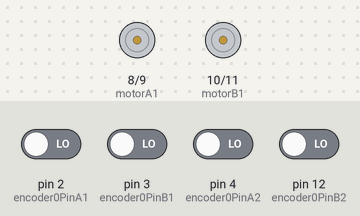
Bench run of a sketch on a simulated Arduino Uno, built with avr-gcc and run on an emulated ATmega328P. Parts: motor-driver pin pairs drawn as motors (green arrow = first pin HIGH = forward, orange = second pin HIGH = backward, longer = more drive, scaled by the enable pin). The inputs (shaded band) are chosen by the test bench; at power-on: pin 2 (encoder0PinA1), pin 3 (encoder0PinB1), pin 4 (encoder0PinA2), pin 12 (encoder0PinB2) LOW. The ROS host is connected and sends only what is stated.

Above: at 1.2 s.
1.3 s: pin 2 (encoder0PinA1) driven HIGH
At 2.6 s:
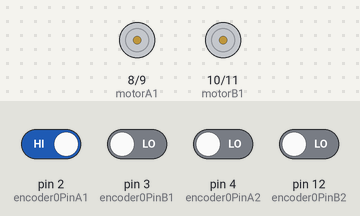
2.9 s: pin 3 (encoder0PinB1) driven HIGH
At 4.2 s:
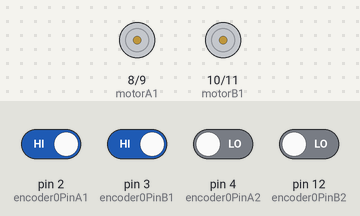
4.5 s: pin 2 (encoder0PinA1) driven LOW and pin 3 (encoder0PinB1) driven LOW
At 5.7 s:
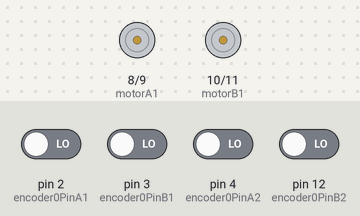
6.1 s: pin 3 (encoder0PinB1) driven HIGH and pin 12 (encoder0PinB2) driven HIGH
At 7.3 s:
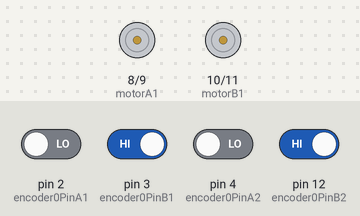
Timing chart, 0 to 8.7 s (numbered marks = the images above; inputs shaded):
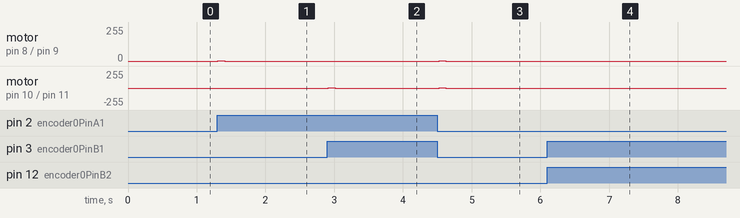

Measured:
- after the input at 1.3 s, motor on pin 8 (motorA1) / pin 9 (motorA2): stopped → forward 1/255 at once, → stopped 0.10 s later
- after the input at 2.9 s, motor on pin 10 (motorB1) / pin 11 (motorB2): stopped → forward 1/255 at once, → stopped 0.10 s later
- after the input at 4.5 s, motor on pin 8 (motorA1) / pin 9 (motorA2), motor on pin 10 (motorB1) / pin 11 (motorB2): stopped → forward 1/255 at once, → stopped 0.10 s later
- after the input at 6.1 s, motor on pin 10 (motorB1) / pin 11 (motorB2): stopped → backward 1/255 at once, → stopped 0.10 s later

The sketch:

motor_control.ino
```cpp
#include <PID_v1.h>
#include <ros.h>
#include <std_msgs/Int32MultiArray.h>

ros::NodeHandle nh;

int right_speed = 0;
int left_speed = 0;

void messageCb(const std_msgs::Int32MultiArray& received_msg) {
  right_speed = received_msg.data[0];
  left_speed = received_msg.data[1];
}

ros::Subscriber<std_msgs::Int32MultiArray> sub("to_arduino", messageCb);

// Define motor driver pins //L
// Motor A
const int motorA1 = 8;  // Connect to the IN1 pin on L298
const int motorA2 = 9;  // Connect to the IN2 pin on L298
const int motorAEnable = 6; // Connect to the ENA pin on L298
const byte encoder0PinA1 = 2; //A Pin -> interrupt pin 0
const byte encoder0PinA2 = 4; //B Pin -> digital pin 4
byte encoder0pinALast;
double durationA=0, rpmA;
boolean DirectionA;
double val_outputA;
double SetpointA;
double Kp_A = 3, Ki_A = 0.1, Kd_A = 0;
PID APID(&rpmA, &val_outputA, &SetpointA, Kp_A, Ki_A, Kd_A, DIRECT);

// Motor B    //R
const int motorB1 = 10;   // Connect to the IN3 pin on L298
const int motorB2 = 11;   // Connect to the IN4 pin on L298
const int motorBEnable = 5; // Connect to the ENB pin on L298
const byte encoder0PinB1 = 3; //A Pin -> interrupt pin 1
const byte encoder0PinB2 = 12;  //B Pin -> digital pin 12
byte encoder0pinBLast;
double durationB=0, rpmB;
boolean DirectionB;
double val_outputB;
double SetpointB;
double Kp_B = 3, Ki_B = 0.1, Kd_B = 0;
PID BPID(&rpmB, &val_outputB, &SetpointB, Kp_B, Ki_B, Kd_B, DIRECT);

void motor_setup() {
  pinMode(motorA1, OUTPUT);
  pinMode(motorA2, OUTPUT);
  pinMode(motorAEnable, OUTPUT);

  pinMode(motorB1, OUTPUT);
  pinMode(motorB2, OUTPUT);
  pinMode(motorBEnable, OUTPUT);
}

void EncoderInit(){
  DirectionA = true; //default -> forward
  pinMode(encoder0PinA2 ,INPUT);
  attachInterrupt(0, WheelSpeed_A, CHANGE);

  DirectionB = true; //default -> forward
  pinMode(encoder0PinB2 ,INPUT);
  attachInterrupt(1, WheelSpeed_B, CHANGE);
}

void WheelSpeed_A(){
  int Lstate = digitalRead(encoder0PinA1);
  if((encoder0pinALast == LOW) && Lstate == HIGH){
    int valA = digitalRead(encoder0PinA2);
    if(valA == LOW && DirectionA){
      DirectionA = false;
    }
    else if(valA == HIGH && !DirectionA){
      DirectionA = true;
    }
  }
  encoder0pinALast = Lstate;

  if(!DirectionA)  durationA++;
  else durationA--;
}

//void WheelSpeed_A(){
//  durationA++;
//}

void WheelSpeed_B(){
  int Rstate = digitalRead(encoder0PinB1);
  if((encoder0pinBLast == LOW) && Rstate == HIGH){
    int valB = digitalRead(encoder0PinB2);
    if(valB == LOW && DirectionB){
      DirectionB = false;

    }
    else if(valB == HIGH && !DirectionB){
      DirectionB = true;
    }
  }
  encoder0pinBLast = Rstate;

  if(!DirectionB)  durationB++;
  else durationB--;
}

//void WheelSpeed_B(){
//  durationB++;
//}

void controlMotor(int pwm, int enPin, int in1Pin, int in2Pin) {
    if (pwm >= 0) {
        analogWrite(enPin, pwm);
        digitalWrite(in1Pin, LOW);
        digitalWrite(in2Pin, HIGH);
    } else if (pwm < 0) {
        analogWrite(enPin, abs(pwm));
        digitalWrite(in1Pin, HIGH);
        digitalWrite(in2Pin, LOW);
    }
}

void motorA(int pwmA) {
    controlMotor(pwmA, motorAEnable, motorA1, motorA2);
}

void motorB(int pwmB) {
    controlMotor(pwmB, motorBEnable, motorB1, motorB2);
}


void setup() {
  nh.getHardware()->setBaud(57600);
  nh.initNode();
  nh.subscribe(sub);
  motor_setup();
  APID.SetMode(AUTOMATIC);
  APID.SetSampleTime(100);
  APID.SetOutputLimits(-255, 255);
  BPID.SetMode(AUTOMATIC);
  BPID.SetSampleTime(100);
  BPID.SetOutputLimits(-255, 255);
  EncoderInit();
  motorA(left_speed);
  motorB(right_speed);
}

void loop() {
  nh.spinOnce();
  SetpointA = left_speed;
  SetpointB = right_speed;

  //motorA(left_speed);
  rpmA = durationA/2;
  APID.Compute();
  durationA = 0;
  motorA(val_outputA);


  //motorB(right_speed);
  rpmB = durationB/2;
  BPID.Compute();
  durationB = 0;
  motorB(val_outputB);

  delay(100);
}
```
